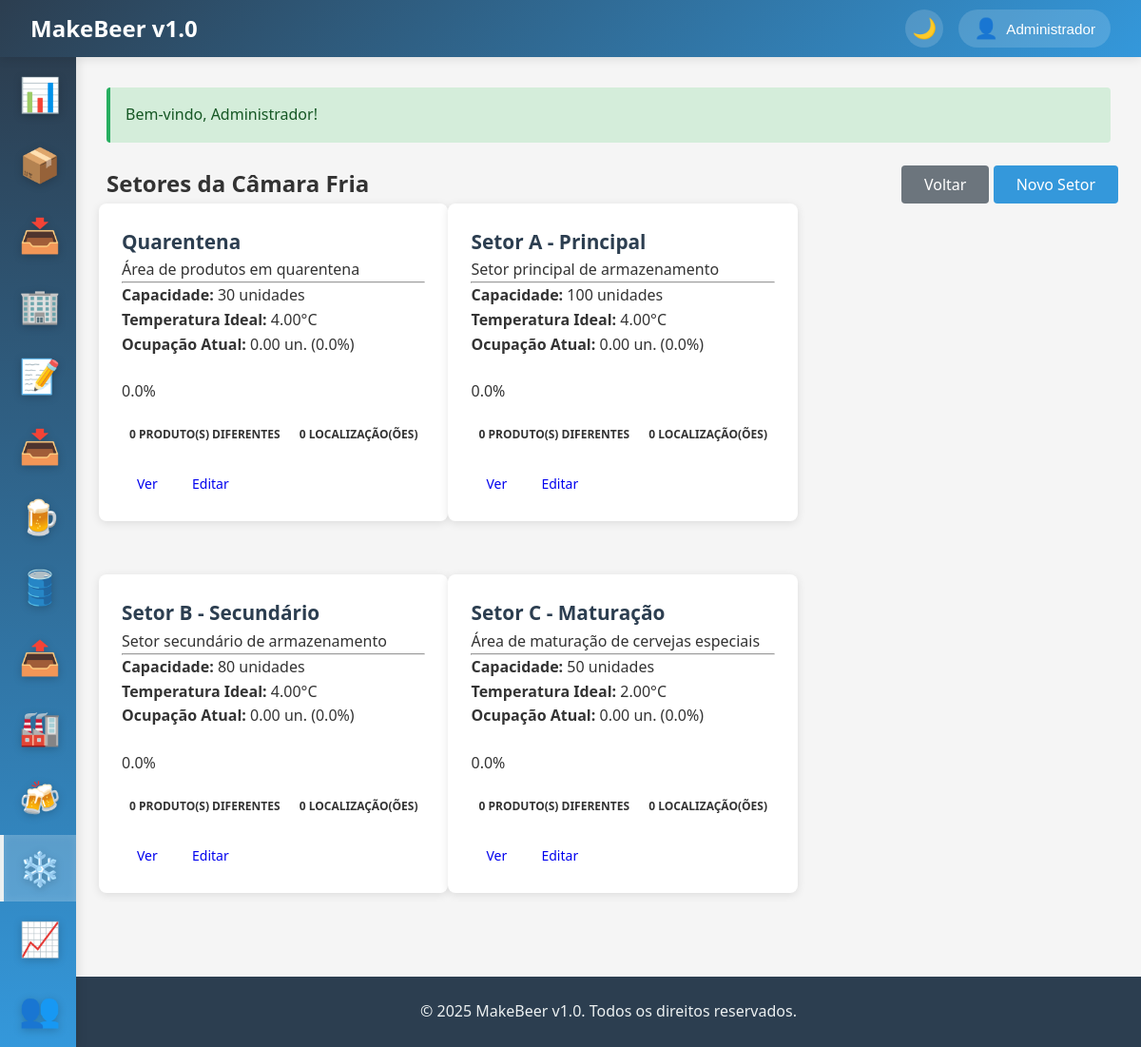
The page /camarafria/setores (signed in) on the database its author committed.
### tables this page shows
CREATE TABLE IF NOT EXISTS camarafria_setores (
    id INT AUTO_INCREMENT PRIMARY KEY,
    nome VARCHAR(100) NOT NULL,
    descricao TEXT,
    capacidade_maxima INT DEFAULT 0 COMMENT 'Capacidade máxima em unidades',
    temperatura_ideal DECIMAL(5,2) COMMENT 'Temperatura ideal em Celsius',
    ativo TINYINT(1) DEFAULT 1,
    created_at TIMESTAMP DEFAULT CURRENT_TIMESTAMP,
    updated_at TIMESTAMP DEFAULT CURRENT_TIMESTAMP ON UPDATE CURRENT_TIMESTAMP,
    INDEX idx_ativo (ativo),
    INDEX idx_nome (nome)
);

### app/controllers/BaseController.php (called while the page is built, shortened)
<?php
class BaseController {
    protected function view($view, $data = []) {
        extract($data);
        $viewPath = __DIR__ . '/../views/' . $view . '.php';
        require_once $viewPath;
    }
}
?>

### app/controllers/CamarafriaController.php (called while the page is built, shortened)
<?php
require_once 'BaseController.php';
class CamarafriaController extends BaseController {
    private $setorModel;
    public function __construct() {
        $this->setorModel = new CamaraFriaSetor();
    }
    public function setores() {
        $setores = $this->setorModel->getAllComEstatisticas();
        $this->view('camarafria/setores/index', [
            'setores' => $setores
        ]);
    }
}
?>

### app/config/database.php (called while the page is built, shortened)
<?php
class Database {
    private static $instance = null;
    private $connection;
    private function __construct() {
        try {
            $dsn = "mysql:host=" . DB_HOST . ";dbname=" . DB_NAME . ";charset=" . DB_CHARSET;
            $options = [
                PDO::ATTR_ERRMODE => PDO::ERRMODE_EXCEPTION,
                PDO::ATTR_DEFAULT_FETCH_MODE => PDO::FETCH_ASSOC,
                PDO::ATTR_EMULATE_PREPARES => false,
            ];
            $this->connection = new PDO($dsn, DB_USER, DB_PASS, $options);
        } catch (PDOException $e) {
            die("Erro na conexão com o banco de dados: " . $e->getMessage());
        }
    }
    public static function getInstance() {
        if (self::$instance === null) {
            self::$instance = new self();
        }
        return self::$instance;
    }
    public function query($sql, $params = []) {
        try {
            $stmt = $this->connection->prepare($sql);
            $stmt->execute($params);
            return $stmt;
        } catch (PDOException $e) {
            error_log("Erro na query: " . $e->getMessage());
            throw $e;
        }
    }
    public function fetchAll($sql, $params = []) {
        $stmt = $this->query($sql, $params);
        return $stmt->fetchAll();
    }
}
?>

### app/models/BaseModel.php (called while the page is built, shortened)
<?php
abstract class BaseModel {
    public function __construct() {
        $this->db = Database::getInstance();
    }
}
?>

### app/models/CamaraFriaSetor.php (called while the page is built, shortened)
<?php
require_once 'BaseModel.php';
class CamaraFriaSetor extends BaseModel {
    protected $table = 'camarafria_setores';
    public function getAllComEstatisticas() {
        $sql = "SELECT
                s.*,
                COUNT(DISTINCT el.id) as total_localizacoes,
                COALESCE(SUM(el.quantidade), 0) as quantidade_total,
                COUNT(DISTINCT el.produto_id) as produtos_diferentes,
                ROUND((COALESCE(SUM(el.quantidade), 0) / NULLIF(s.capacidade_maxima, 0) * 100), 2) as percentual_ocupacao
                FROM {$this->table} s
                LEFT JOIN estoque_localizacao el ON s.id = el.setor_id AND el.status = 'disponivel'
                WHERE s.ativo = 1
                GROUP BY s.id
                ORDER BY s.nome";
        return $this->db->fetchAll($sql);
    }
}
?>

### app/views/camarafria/setores/index.php (the view, shortened to what this page needs)
<?php
include 'app/views/layouts/header.php';
?>
        <div class="row mb-3">
            <div class="col">
                <h2><i class="fas fa-th-large"></i> Setores da Câmara Fria</h2>
            </div>
            <div class="col-auto">
                <a href="/camarafria" class="btn btn-secondary">
                    <i class="fas fa-arrow-left"></i> Voltar
                </a>
                <a href="/camarafria/criarSetor" class="btn btn-primary">
                    <i class="fas fa-plus"></i> Novo Setor
                </a>
            </div>
        </div>
        <div class="row">
            <?php if (empty($setores)): ?>
                <div class="col-12">
                    <div class="alert alert-info">
                        Nenhum setor cadastrado. <a href="/camarafria/criarSetor">Criar primeiro setor</a>
                    </div>
                </div>
            <?php else: ?>
                <?php foreach ($setores as $setor): ?>
                    <div class="col-md-6 col-lg-4 mb-4">
                        <div class="card h-100">
                            <div class="card-body">
                                <h5 class="card-title">
                                    <?= htmlspecialchars($setor['nome']) ?>
                                </h5>
                                <?php if ($setor['descricao']): ?>
                                    <p class="card-text text-muted small"><?= htmlspecialchars($setor['descricao']) ?></p>
                                <?php endif; ?>
                                <hr>
                                <div class="mb-3">
                                    <strong>Capacidade:</strong> <?= $setor['capacidade_maxima'] ?> unidades<br>
                                    <strong>Temperatura Ideal:</strong> <?= $setor['temperatura_ideal'] ? $setor['temperatura_ideal'] . '°C' : 'N/D' ?><br>
                                    <strong>Ocupação Atual:</strong> <?= $setor['quantidade_total'] ?> un. (<?= number_format($setor['percentual_ocupacao'], 1) ?>%)
                                </div>
                                <div class="progress mb-3" style="height: 20px;">
                                    <div class="progress-bar bg-<?= $setor['percentual_ocupacao'] > 80 ? 'danger' : ($setor['percentual_ocupacao'] > 50 ? 'warning' : 'success') ?>"
                                         style="width: <?= min($setor['percentual_ocupacao'], 100) ?>%">
                                        <?= number_format($setor['percentual_ocupacao'], 1) ?>%
                                    </div>
                                </div>
                                <div class="mb-3">
                                    <span class="badge bg-info"><?= $setor['produtos_diferentes'] ?> produto(s) diferentes</span>
                                    <span class="badge bg-secondary"><?= $setor['total_localizacoes'] ?> localização(ões)</span>
                                </div>
                                <div class="btn-group w-100" role="group">
                                    <a href="/camarafria/verSetor?id=<?= $setor['id'] ?>" class="btn btn-sm btn-outline-primary">
                                        <i class="fas fa-eye"></i> Ver
                                    </a>
                                    <a href="/camarafria/editarSetor?id=<?= $setor['id'] ?>" class="btn btn-sm btn-outline-secondary">
                                        <i class="fas fa-edit"></i> Editar
                                    </a>
                                </div>
                            </div>
                        </div>
                    </div>
                <?php endforeach; ?>
            <?php endif; ?>
        </div>
    </div>
<?php include 'app/views/layouts/footer.php'; ?>

### public/css/style.css (style rules this page uses)
* { margin: 0; padding: 0; box-sizing: border-box; }
body { font-family: 'Segoe UI', Tahoma, Geneva, Verdana, sans-serif; background-color: #f5f5f5; color: #333; line-height: 1.6; overflow-x: hidden; }
.card { background: white; border-radius: 8px; box-shadow: 0 2px 10px rgba(0, 0, 0, 0.1); margin-bottom: 1.5rem; overflow: hidden; }
.card-title { font-size: 1.3rem; color: #2c3e50; margin: 0; }
.card-body { padding: 1.5rem; }
.btn { display: inline-block; padding: 0.75rem 1.5rem; border: none; border-radius: 4px; font-size: 1rem; font-weight: 500; text-decoration: none; text-align: center; cursor: pointer; transition: all 0.3s ease; line-height: 1; }
.btn-primary { background: #3498db; color: white; }
.btn-secondary { background: #6c757d; color: white; }
.btn-sm { padding: 0.5rem 1rem; font-size: 0.875rem; }
.badge { display: inline-block; padding: 0.25rem 0.5rem; font-size: 0.75rem; font-weight: 600; border-radius: 10px; text-transform: uppercase; }
.mb-3 { margin-bottom: 1.5rem; }
.mb-4 { margin-bottom: 2rem; }
.row { display: flex; flex-wrap: wrap; margin: 0 -0.5rem; }
.col { flex: 1; padding: 0 0.5rem; }

### rows shown on the page
camarafria_setores: nome "Quarentena", descricao "Área de produtos em quarentena", capacidade_maxima "30", temperatura_ideal "4.00", quantidade_total "0.00", percentual_ocupacao "0.0", produtos_diferentes "0", total_localizacoes "0"
camarafria_setores: nome "Setor A - Principal", descricao "Setor principal de armazenamento", capacidade_maxima "100", temperatura_ideal "4.00", quantidade_total "0.00", percentual_ocupacao "0.0", produtos_diferentes "0", total_localizacoes "0"
camarafria_setores: nome "Setor B - Secundário", descricao "Setor secundário de armazenamento", capacidade_maxima "80", temperatura_ideal "4.00", quantidade_total "0.00", percentual_ocupacao "0.0", produtos_diferentes "0", total_localizacoes "0"
camarafria_setores: nome "Setor C - Maturação", descricao "Área de maturação de cervejas especiais", capacidade_maxima "50", temperatura_ideal "2.00", quantidade_total "0.00", percentual_ocupacao "0.0", produtos_diferentes "0", total_localizacoes "0"

### other values the page prints
APP_NAME "MakeBeer v1.0"
$user['nome'] "Administrador"
$message "Bem-vindo, Administrador!"
